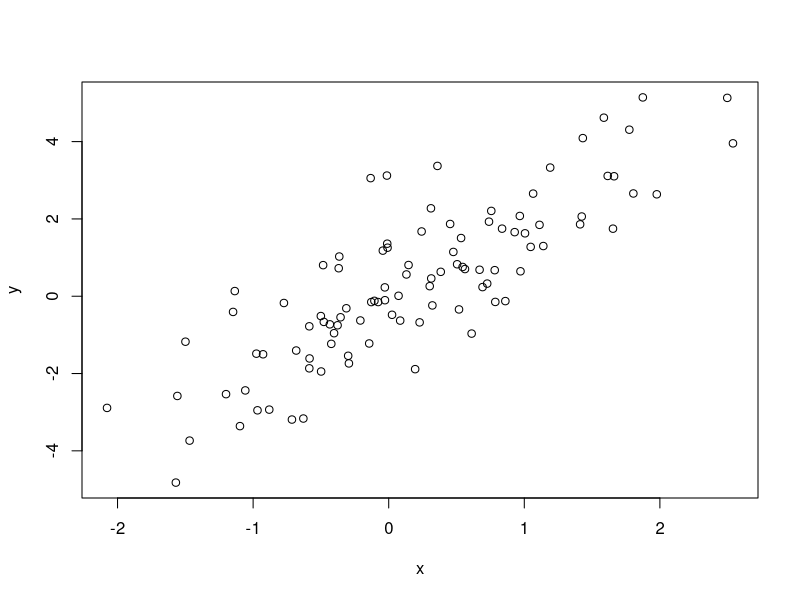

This chart was generated by the following R code:
## ---- chunk 1
knitr::opts_chunk$set(echo = TRUE)
## ---- chunk 2
x <- c(1, 2, 3, 4, 5)
y <- c(5, 4, 3, 2, 1)
sum(x * y)
## ---- chunk 3
t(x) %*% y
## ---- chunk 4
x <- rnorm(100)
y <- 2*x + rnorm(100)
## ---- chunk 5
cor(x,y)

plot(x,y)
